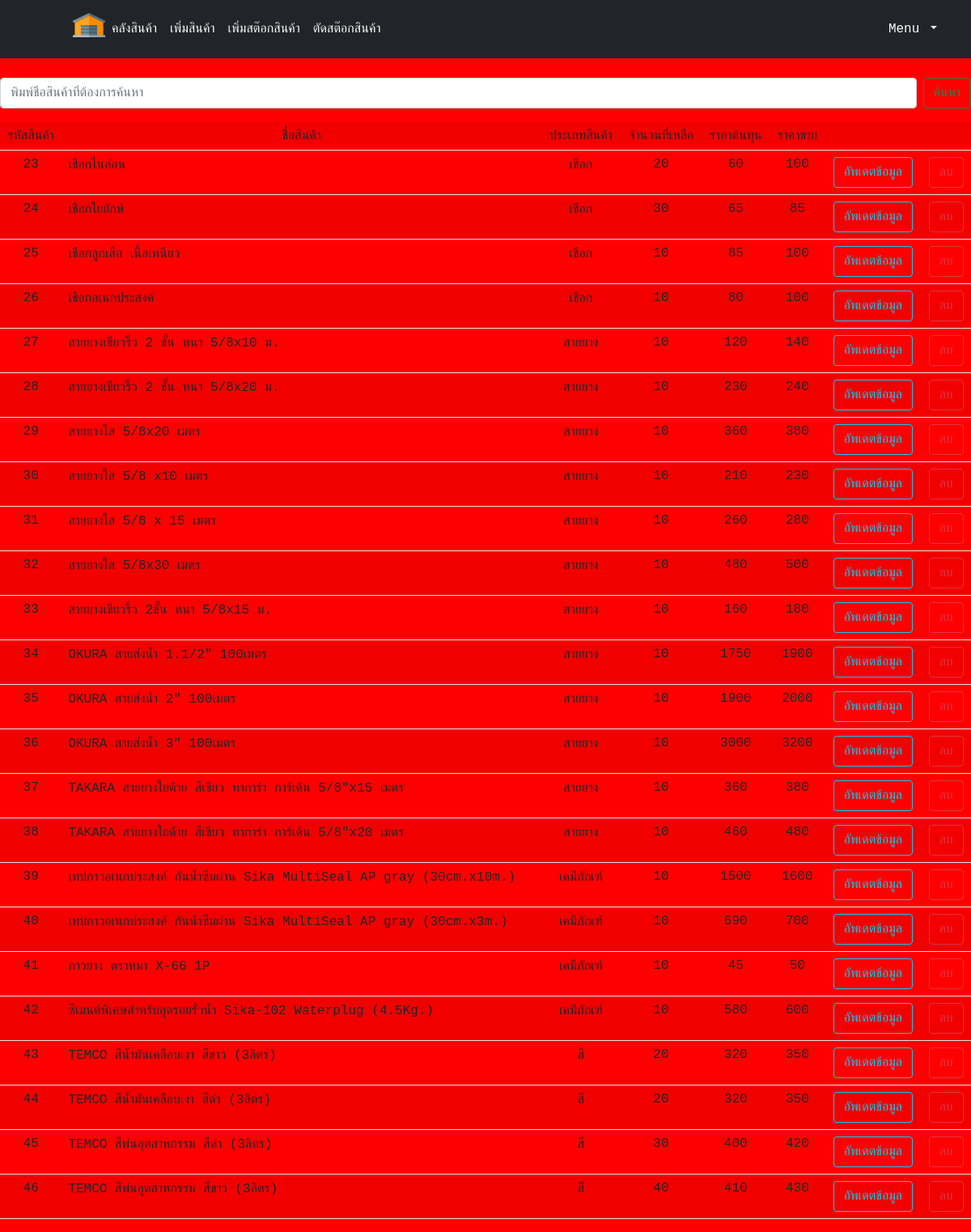
The app's page /Project/product_info.php (signed in) with its own data.
### tables this page shows
CREATE TABLE `product` (
  `productID` int(10) NOT NULL,
  `productName` varchar(255) NOT NULL,
  `productCategory` varchar(255) NOT NULL,
  `remainUnit` int(255) NOT NULL,
  `costprice` varchar(255) NOT NULL,
  `saleprice` varchar(255) NOT NULL
);

### Project/product_info.php (the view, shortened to what this page needs)
<?php require("connect.php");   ?>
<html>
<head>
    <link href="https://cdn.jsdelivr.net/npm/bootstrap@5.0.1/dist/css/bootstrap.min.css" rel="stylesheet">
    <link rel="stylesheet" type="text/css" href="Project\mystyle.css">
    </head>
    <body>
    <header class="p-3 bg-dark text-white">
    <div class="container">
      <div class="d-flex flex-wrap align-items-center justify-content-center justify-content-lg-start">
        <a href="/" class="d-flex align-items-center mb-2 mb-lg-0 text-white text-decoration-none">
          <svg class="bi me-2" width="40" height="32" role="img" aria-label="Bootstrap"><use xlink:href="#bootstrap"/></svg>
        </a>
        <ul class="nav col-12 col-lg-auto me-lg-auto mb-2 justify-content-center mb-md-0">
        <img src="warehouse.gif" alt="" width="40" height="30" class="d-inline-block align-text-top"></a></li>
          <li><a href="#.php" class="nav-link px-2 link-light">คลังสินค้า</a></li>
          <li><a href="product_insert.php" class="nav-link px-2 link-light">เพิ่มสินค้า</a></li>
          <li><a href="product_updatestock.php" class="nav-link px-2 link-light">เพิ่มสต๊อกสินค้า</a></li>
          <li><a href="product_decreasestock.php" class="nav-link px-2 link-light">ตัดสต๊อกสินค้า</a></li>
        </ul>
        <div class="dropdown text-end">
          <a href="#" class="d-block link-light text-decoration-none dropdown-toggle" id="dropdownUser1" data-bs-toggle="dropdown" aria-expanded="false">
          Menu
          </a>
        </div>
      </div>
    </div>
  </header>
  <br>
<form class="d-flex" method="get" id="form" enctype="multipart/form-data" action="" >
<input  class="form-control me-2"  placeholder="พิมพ์ชื่อสินค้าที่ต้องการค้นหา" type="text" name="search" value="">
<input class="btn btn-outline-success" type="submit" value="ค้นหา">
</form>
<?php
$search=isset($_GET['search']) ? $_GET['search']:'';
$data = "SELECT *  FROM product WHERE productName Like '%$search%'";
$dataQuery = mysqli_query($check, $data);
?>
<table class="table table-striped table-hover">
<tr>
<td align="center">รหัสสินค้า</td>
<td align="center">ชื่อสินค้า</td>
<td align="center">ประเภทสินค้า</td>
<td align="center">จำนวนที่เหลือ</td>
<td align="center">ราคาต้นทุน</td>
<td align="center">ราคาขาย</td>
<td></td>
<td></td>
</tr>
<?php
while ($dataResult = mysqli_fetch_assoc($dataQuery)) {
?>
<tr>
<td align="center"> <?php echo $dataResult["productID"]; ?> </td>
<td > <?php echo $dataResult["productName"]; ?> </td>
<td align="center"> <?php echo $dataResult["productCategory"]; ?> </td>
<td align="center"> <?php echo $dataResult["remainUnit"]; ?> </td>
<td align="center"> <?php echo $dataResult["costprice"]; ?> </td>
<td align="center"> <?php echo $dataResult["saleprice"]; ?> </td>
<td align="center"><a href = "product_update.php?id=<?php echo $dataResult["productID"];?>">
<button type="button" class="btn btn-outline-info">อัพเดตข้อมูล</button></a></td>
<td align="center"><a href = "product_processdel.php?iddel=<?php echo $dataResult["productID"];?>">
<button type="button" class="btn btn-outline-danger">ลบ</button></a></td>
</tr>
<?php  }   ?>
</table>
    </body>
</html>

### Project/mystyle.css (style rules this page uses)
body { background-color: rgb(255, 0, 0); font-family: 'Courier New', Courier, monospace; }

### records on screen
product: productID "23", productName "เชือกไนล่อน", productCategory "เชือก", remainUnit "20", costprice "60", saleprice "100"
product: productID "24", productName "เชือกใยยักษ์", productCategory "เชือก", remainUnit "30", costprice "65", saleprice "85"
product: productID "25", productName "เชือกลูกเสือ เนื้อเหนียว", productCategory "เชือก", remainUnit "10", costprice "85", saleprice "100"
product: productID "26", productName "เชือกอเนกประสงค์", productCategory "เชือก", remainUnit "10", costprice "80", saleprice "100"
product: productID "27", productName "สายยางเขียวริ้ว 2 ชั้น หนา 5/8x10 ม.", productCategory "สายยาง", remainUnit "10", costprice "120", saleprice "140"
product: productID "28", productName "สายยางเขียวริ้ว 2 ชั้น หนา 5/8x20 ม.", productCategory "สายยาง", remainUnit "10", costprice "230", saleprice "240"
product: productID "29", productName "สายยางใส 5/8x20 เมตร", productCategory "สายยาง", remainUnit "10", costprice "360", saleprice "380"
product: productID "30", productName "สายยางใส 5/8 x10 เมตร", productCategory "สายยาง", remainUnit "10", costprice "210", saleprice "230"
product: productID "31", productName "สายยางใส 5/8 x 15 เมตร", productCategory "สายยาง", remainUnit "10", costprice "260", saleprice "280"
product: productID "32", productName "สายยางใส 5/8x30 เมตร", productCategory "สายยาง", remainUnit "10", costprice "480", saleprice "500"
product: productID "33", productName "สายยางเขียวริ้ว 2ชั้น หนา 5/8x15 ม.", productCategory "สายยาง", remainUnit "10", costprice "160", saleprice "180"
product: productID "34", productName "OKURA สายส่งน้ำ 1.1/2\" 100เมตร", productCategory "สายยาง", remainUnit "10", costprice "1750", saleprice "1900"
product: productID "35", productName "OKURA สายส่งน้ำ 2\" 100เมตร", productCategory "สายยาง", remainUnit "10", costprice "1900", saleprice "2000"
product: productID "36", productName "OKURA สายส่งน้ำ 3\" 100เมตร", productCategory "สายยาง", remainUnit "10", costprice "3000", saleprice "3200"
product: productID "37", productName "TAKARA สายยางใยด้าย สีเขียว ทาการ่า การ์เด้น 5/8\"x15 เมตร", productCategory "สายยาง", remainUnit "10", costprice "360", saleprice "380"
product: productID "38", productName "TAKARA สายยางใยด้าย สีเขียว ทาการ่า การ์เด้น 5/8\"x20 เมตร", productCategory "สายยาง", remainUnit "10", costprice "460", saleprice "480"
product: productID "39", productName "เทปกาวอเนกประสงค์ กันน้ำซึมผ่าน Sika MultiSeal AP gray (30cm.x10m.)", productCategory "เคมีภัณฑ์", remainUnit "10", costprice "1500", saleprice "1600"
product: productID "40", productName "เทปกาวอเนกประสงค์ กันน้ำซึมผ่าน Sika MultiSeal AP gray (30cm.x3m.)", productCategory "เคมีภัณฑ์", remainUnit "10", costprice "690", saleprice "700"
product: productID "41", productName "กาวยาง ตราหมา X-66 1P", productCategory "เคมีภัณฑ์", remainUnit "10", costprice "45", saleprice "50"
product: productID "42", productName "ซีเมนต์พิเศษสำหรับอุดรอยรั่วน้ำ Sika-102 Waterplug (4.5Kg.)", productCategory "เคมีภัณฑ์", remainUnit "10", costprice "580", saleprice "600"
product: productID "43", productName "TEMCO สีน้ำมันเคลือบเงา สีขาว (3ลิตร)", productCategory "สี", remainUnit "20", costprice "320", saleprice "350"
product: productID "44", productName "TEMCO สีน้ำมันเคลือบเงา สีดำ (3ลิตร)", productCategory "สี", remainUnit "20", costprice "320", saleprice "350"
product: productID "45", productName "TEMCO สีพ่นอุตสาหกรรม สีดำ (3ลิตร)", productCategory "สี", remainUnit "30", costprice "400", saleprice "420"
product: productID "46", productName "TEMCO สีพ่นอุตสาหกรรม สีขาว (3ลิตร)", productCategory "สี", remainUnit "40", costprice "410", saleprice "430"
